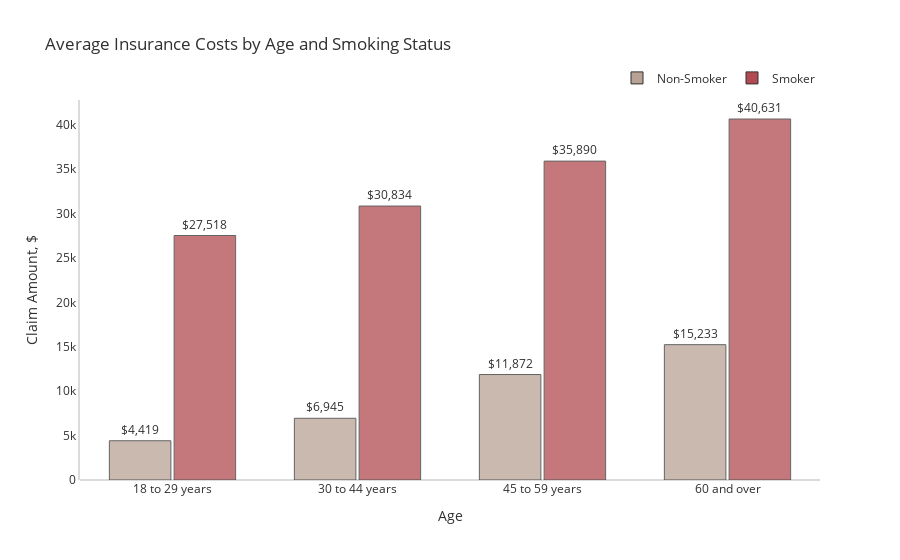

Notebook cell for this chart:
### Markdown cell above
The median claim amount of non-smokers is around \\$7,300, which is quite lower than the median claim of smokers at over \\$34,000. The distribution of insurance costs between the groups is also notably different. For non-smokers, the distribution is skewed to the right, while claim amounts for smokers have more variability with a wider spread in the boxplot and a bimodal distribution with peaks near \\$20,000 and \$40,000.

### Code cell
plot_df = ins.copy()
plot_df["Age_Group"]=['18 to 29 years' if i<30 else '30 to 44 years' if (i>=30)&(i<45) else 
                      '45 to 59 years' if (i>=45)&(i<60) else '60 and over' for i in ins['age']]
plot_df = plot_df.groupby(['Age_Group','smoker'])['charges'].mean()
plot_df = plot_df.rename('charges').reset_index().sort_values('smoker', ascending=True)
fig = px.bar(plot_df, x='Age_Group', y='charges', color='smoker', height=500, text='charges', 
             opacity=0.75, barmode='group', color_discrete_sequence=['#B7A294','#B14B51'],
             title="Average Insurance Costs by Age and Smoking Status")
fig.update_traces(texttemplate='$%{text:,.0f}', textposition='outside', 
                  marker_line=dict(width=1, color='#303030'))
fig.update_layout(font_color="#303030",bargroupgap=0.05, bargap=0.3, 
                  legend=dict(orientation="h", yanchor="bottom", y=1.02, xanchor="right", x=1, title=""),
                  xaxis=dict(title='Age',showgrid=False), 
                  yaxis=dict(title='Claim Amount, $', showgrid=False,zerolinecolor='#DBDBDB',
                             showline=True, linecolor='#DBDBDB', linewidth=2))
fig.show()

### Figure 1 — Plotly figure (JSON) as saved in the notebook; plotly's stock layout.template omitted (floating-point values rounded to 4 significant figures)
{"data": [{"alignmentgroup": "True", "hovertemplate": "smoker=Non-Smoker<br>Age_Group=%{x}<br>charges=%{text}<extra></extra>", "legendgroup": "Non-Smoker", "marker": {"color": "#B7A294", "opacity": 0.75, "pattern": {"shape": ""}, "line": {"color": "#303030", "width": 1}}, "name": "Non-Smoker", "offsetgroup": "Non-Smoker", "orientation": "v", "showlegend": true, "text": [4419.0, 6945.0, 11870.0, 15230.0], "textposition": "outside", "x": ["18 to 29 years", "30 to 44 years", "45 to 59 years", "60 and over"], "xaxis": "x", "y": [4419.0, 6945.0, 11870.0, 15230.0], "yaxis": "y", "type": "bar", "texttemplate": "$%{text:,.0f}"}, {"alignmentgroup": "True", "hovertemplate": "smoker=Smoker<br>Age_Group=%{x}<br>charges=%{text}<extra></extra>", "legendgroup": "Smoker", "marker": {"color": "#B14B51", "opacity": 0.75, "pattern": {"shape": ""}, "line": {"color": "#303030", "width": 1}}, "name": "Smoker", "offsetgroup": "Smoker", "orientation": "v", "showlegend": true, "text": [27520.0, 30830.0, 35890.0, 40630.0], "textposition": "outside", "x": ["18 to 29 years", "30 to 44 years", "45 to 59 years", "60 and over"], "xaxis": "x", "y": [27520.0, 30830.0, 35890.0, 40630.0], "yaxis": "y", "type": "bar", "texttemplate": "$%{text:,.0f}"}], "layout": {"xaxis": {"anchor": "y", "domain": [0, 1], "title": {"text": "Age"}, "showgrid": false, "type": "category", "range": [-0.5, 3.5], "autorange": true}, "yaxis": {"anchor": "x", "domain": [0, 1], "title": {"text": "Claim Amount, $"}, "showgrid": false, "zerolinecolor": "#DBDBDB", "showline": true, "linecolor": "#DBDBDB", "linewidth": 2, "type": "linear", "range": [0, 42770.0], "autorange": true}, "legend": {"title": {"text": ""}, "tracegroupgap": 0, "orientation": "h", "yanchor": "bottom", "y": 1.02, "xanchor": "right", "x": 1}, "title": {"text": "Average Insurance Costs by Age and Smoking Status"}, "barmode": "group", "font": {"color": "#303030"}, "bargroupgap": 0.05, "bargap": 0.3, "autosize": true}}
